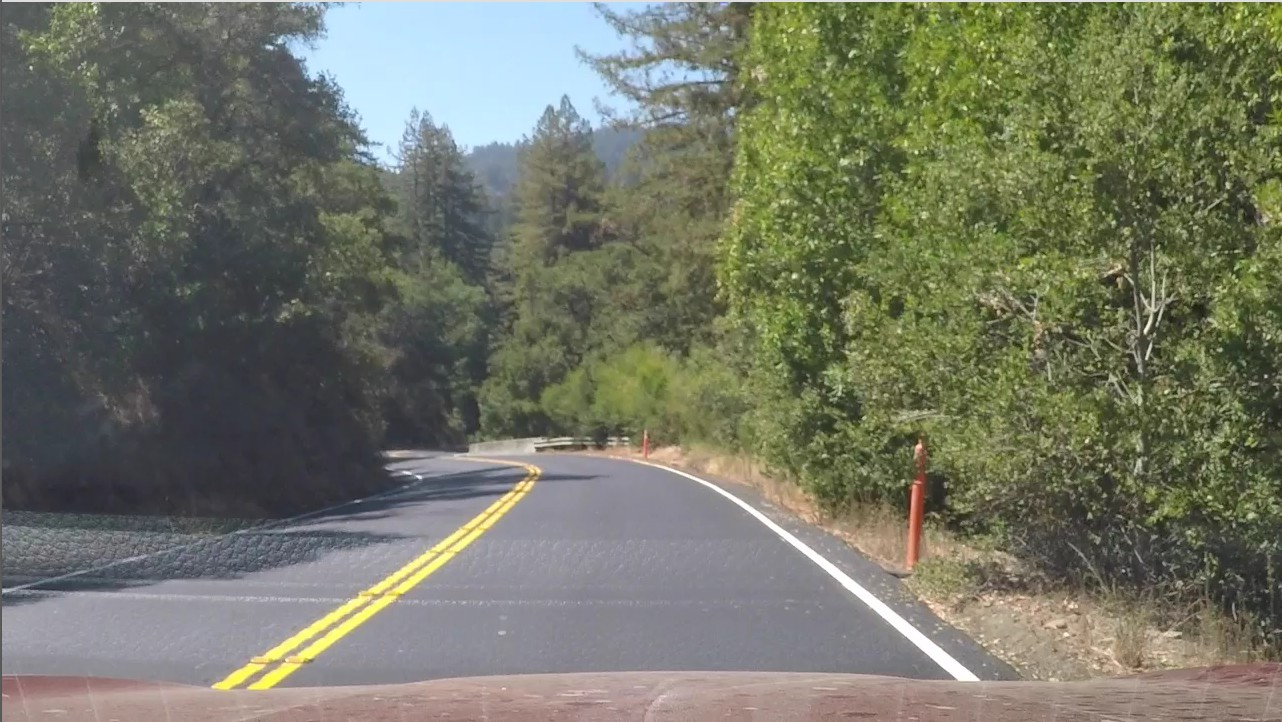
#> input picture test1.jpg, 1282 x 722 px
$ python -i pipeline.py   (imports and definitions only)
#> lines starting #> are read from the running program, lines starting #| are printed output that depends on the picture
import ImageProcessing.process as proc
import cv2
import numpy as np
import pickle

# [1 line not run here, left out]
# [1 line that did not run here, left out]
# [1 line that did not run here, left out]

def pipeline(img):
    l_found = r_found = False
    img = proc.undist(img, mtx, dist)

    for i in range(2):
        if i == 0:
            # default: fine lines from original image
            combined = proc.thresholding(img, {}, {})[0]
        else:
            # find lines from histogram equalized image
            combined = proc.thresholding(np.dstack([cv2.equalizeHist(img[:,:,0]),
                                                cv2.equalizeHist(img[:,:,1]),
                                                cv2.equalizeHist(img[:,:,2])]), {}, {'b_chn_thresh':(135, 255)})[0]
        try:
            warped = cv2.warpPerspective(combined, pipeline.M, pipeline.img_size, flags=cv2.INTER_LINEAR)

        except AttributeError:
            h, w = img.shape[0], img.shape[1]
            pipeline.img_size = (w, h)

            src_pts = np.array([[1.7 * w // 10, h], [8.7 * w // 10, h], [5.75 * w // 10, h - h // 3],
                                [4.33 * w // 10, h - h // 3]])
            dst_pts = np.array([[2 * w // 10, h], [8 * w // 10, h], [8 * w // 10, h // 2],
                                [2 * w // 10, h // 2]])

            warped, M, Minv = proc.perspective_transform(combined, src_pts, dst_pts)
            pipeline.M = M
            pipeline.Minv = Minv

            pipeline.left_lane = proc.Line(sample_window=5, margin=100)
            pipeline.right_lane = proc.Line(sample_window=5, margin=100)

        if pipeline.left_lane.detected and pipeline.right_lane.detected and \
            len(pipeline.left_lane.recent_x_fitted) != 0 and len(pipeline.right_lane.recent_x_fitted) != 0:
            warped[(pipeline.left_lane.mask(img) != 1) & (pipeline.right_lane.mask(img) != 1)] = 0

        if pipeline.left_lane.detected and pipeline.right_lane.detected:
            y_pts = np.linspace(0, pipeline.img_size[1]-1, pipeline.img_size[1])
            left_pts = np.c_[pipeline.left_lane.current_x_fitted, y_pts].astype(np.int32)
            right_pts = np.c_[pipeline.right_lane.current_x_fitted, y_pts].astype(np.int32)

            warped = cv2.polylines(warped, [left_pts.reshape((-1,1,2))], isClosed=False, color=(255), thickness=2)
            warped = cv2.polylines(warped, [right_pts.reshape((-1,1,2))], isClosed=False, color=(255), thickness=2)

        return_vars, outimg = proc.scan_find_lane(warped, margin = 120)

        if return_vars['left_found']:
            if len(pipeline.left_lane.recent_x_fitted) == 0 or \
                    pipeline.left_lane.sanity_check(return_vars['left_fit_x']):
                l_found = True

        elif i == 1:
            pipeline.left_lane.detected = False

        if return_vars['right_found']:
            if len(pipeline.right_lane.recent_x_fitted) == 0 or \
                    pipeline.right_lane.sanity_check(return_vars['right_fit_x']):
                r_found = True

        elif i == 1:
            pipeline.right_lane.detected = False

        if l_found and r_found:
            poly_out = proc.drawPoly(img, return_vars['left_fit_x'], return_vars['fit_y'],
                                     return_vars['right_fit_x'], return_vars['fit_y'], M=pipeline.Minv)
            out = proc.addText(poly_out, return_vars['left_curverad'], return_vars['right_curverad'],
                               return_vars['center_loc'], M=pipeline.Minv)

            pipeline.left_lane.update(True, return_vars['left_fit_x'], return_vars['left_fit_eq'],
                                      return_vars['left_curverad'])
            pipeline.right_lane.update(True, return_vars['right_fit_x'], return_vars['right_fit_eq'],
                                       return_vars['right_curverad'])
            out = cv2.resize(out,None,fx=0.66, fy=0.66, interpolation = cv2.INTER_AREA)
            return out
        elif i == 1:
            y_pts = np.linspace(0, pipeline.img_size[1]-1, pipeline.img_size[1])
            xm_per_pix = 3.7 / (pipeline.right_lane.current_x_fitted[-1] -
                                pipeline.left_lane.current_x_fitted[-1])
            center_loc = (-(pipeline.right_lane.current_x_fitted[-1]
                        + pipeline.left_lane.current_x_fitted[-1]) // 2 + img.shape[1] // 2) * xm_per_pix
            poly_out = proc.drawPoly(img, pipeline.left_lane.current_x_fitted, y_pts,
                                     pipeline.right_lane.current_x_fitted, y_pts, M=pipeline.Minv)
            out = proc.addText(poly_out, pipeline.left_lane.radius_of_curvature, pipeline.right_lane.radius_of_curvature,
                               center_loc, M=pipeline.Minv)
            out = cv2.resize(out,None,fx=0.66, fy=0.66, interpolation = cv2.INTER_AREA)
    return out

>>> import cv2
>>> picture = cv2.imread('../test1.jpg', cv2.IMREAD_GRAYSCALE)
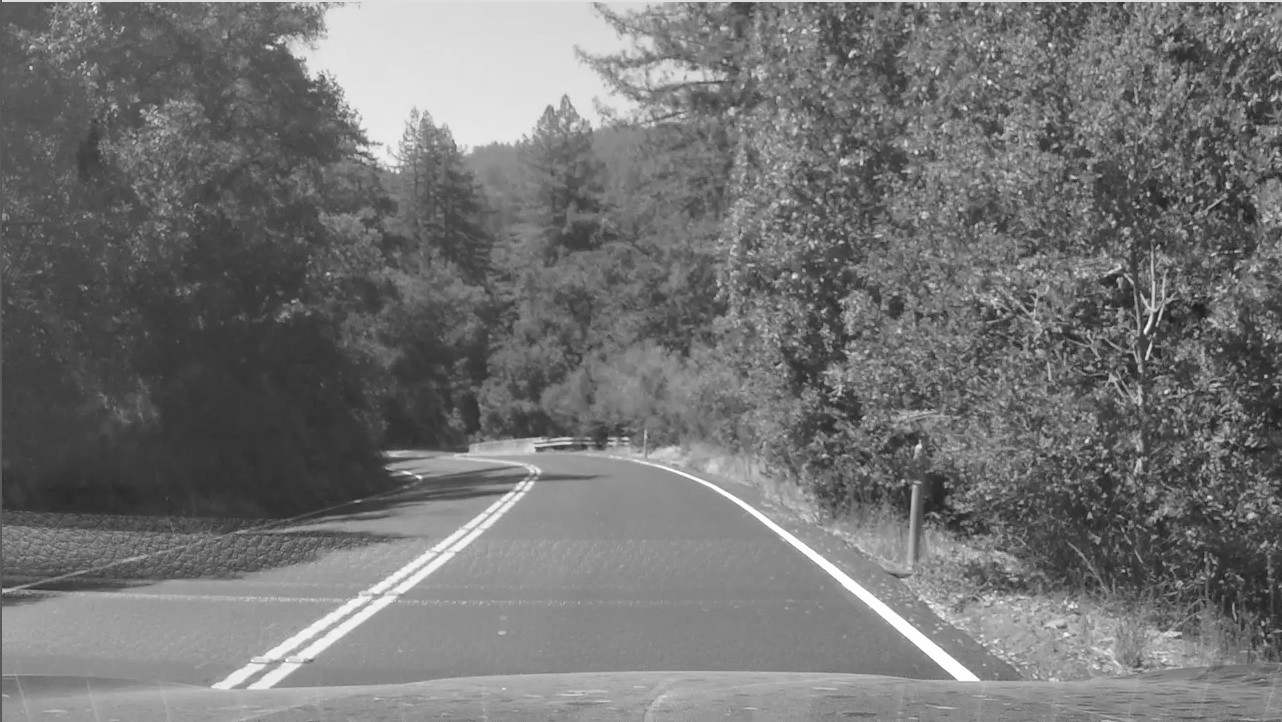
#> picture: shape (722, 1282); min 22, max 255, mean 115.5
#> (the run stopped early here; a loop or call above may not have finished)

$ run again, on test3.jpg
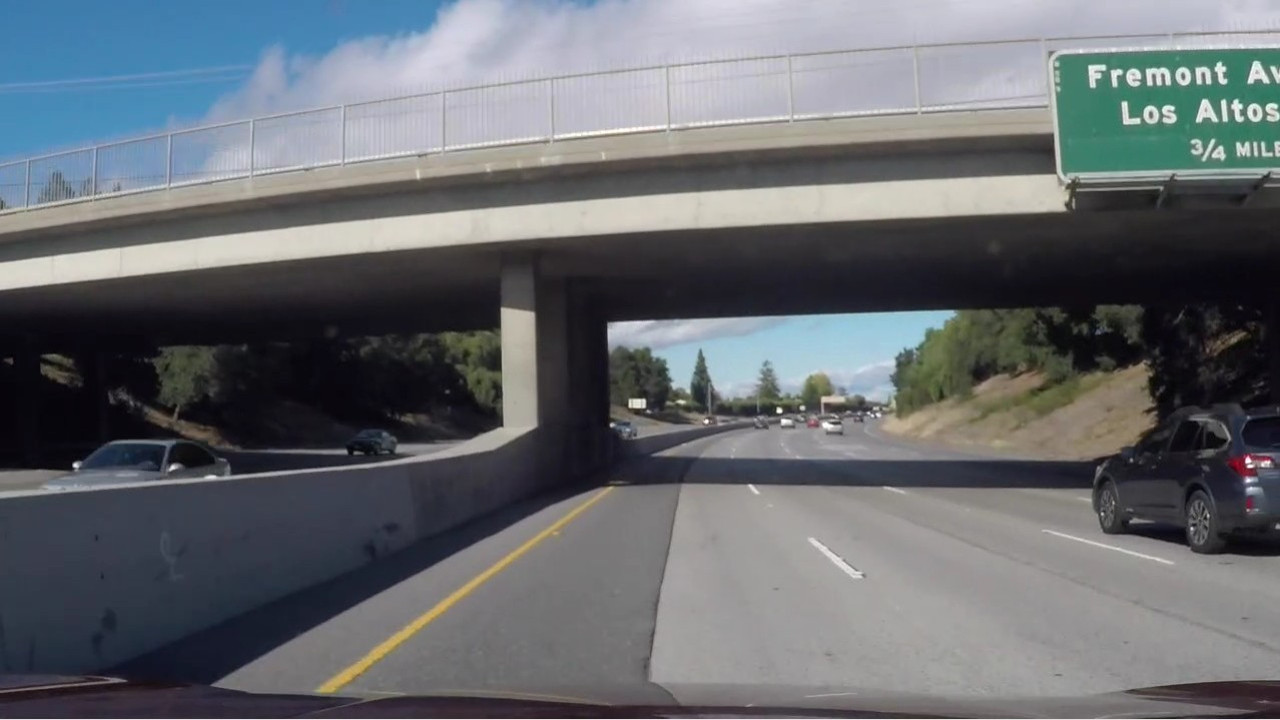
#> input picture test3.jpg, 1280 x 720 px
#> `picture = cv2.imread('../test1.jpg', cv2.IMREAD_GRAYSCALE)`:
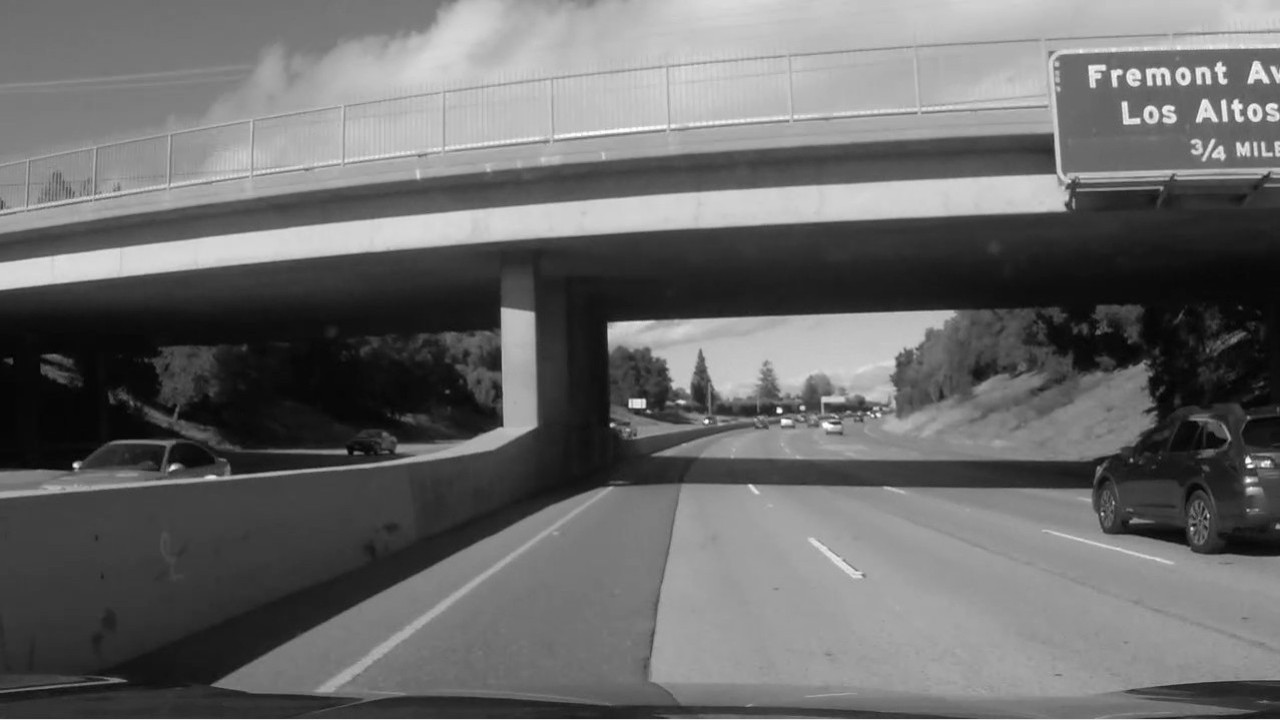
#> picture: shape (720, 1280); min 0, max 255, mean 106.1

$ run again, on test4.jpg
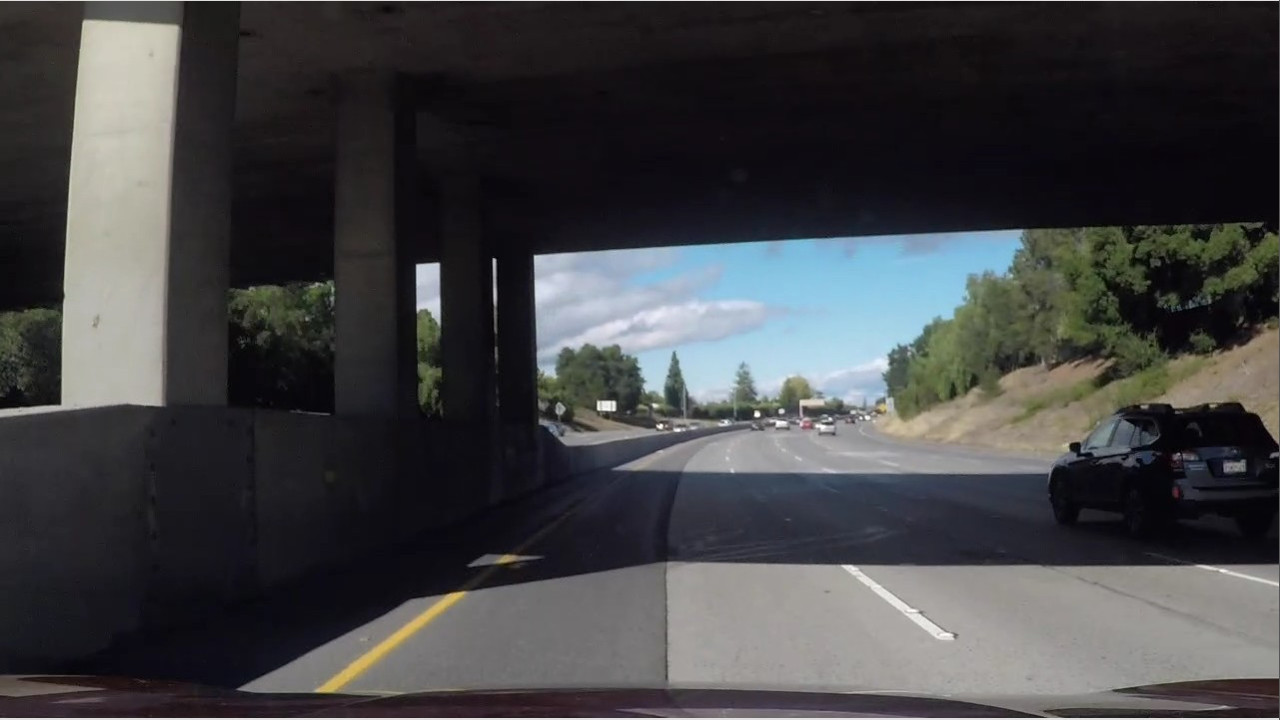
#> input picture test4.jpg, 1280 x 720 px
#> `picture = cv2.imread('../test1.jpg', cv2.IMREAD_GRAYSCALE)`:
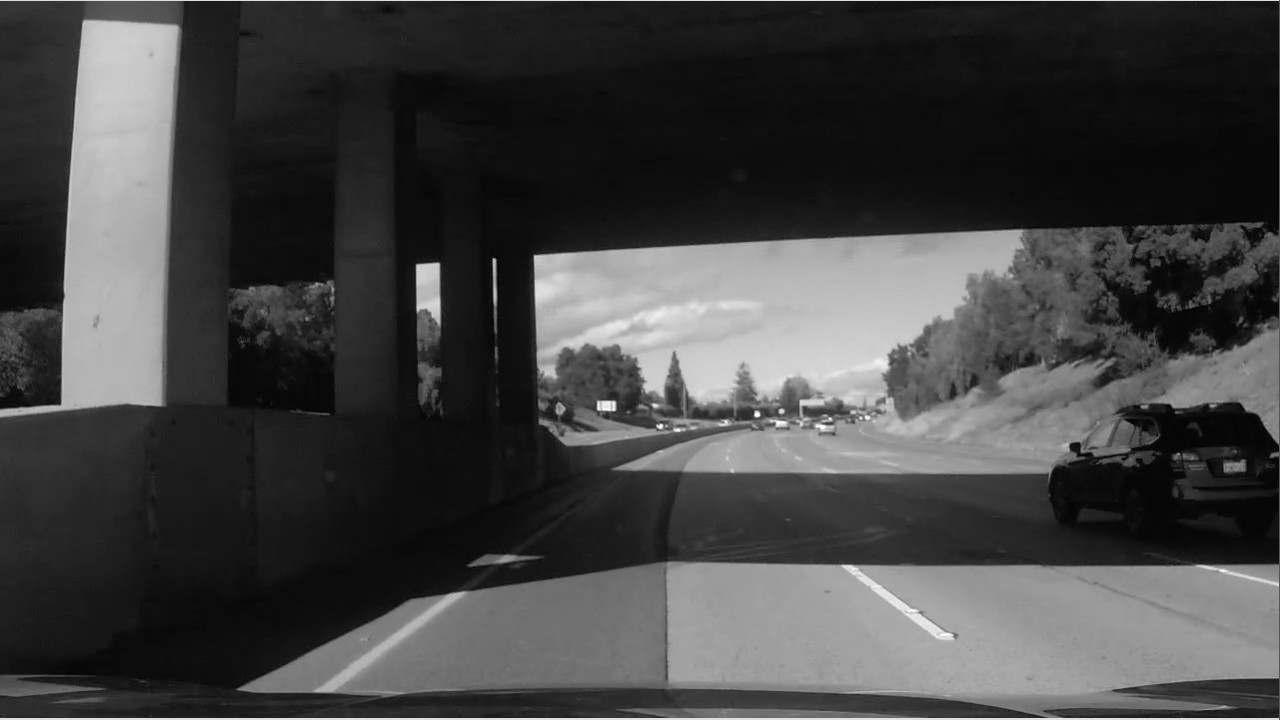
#> picture: shape (720, 1280); min 0, max 255, mean 67.4

$ run again, on test5.jpg
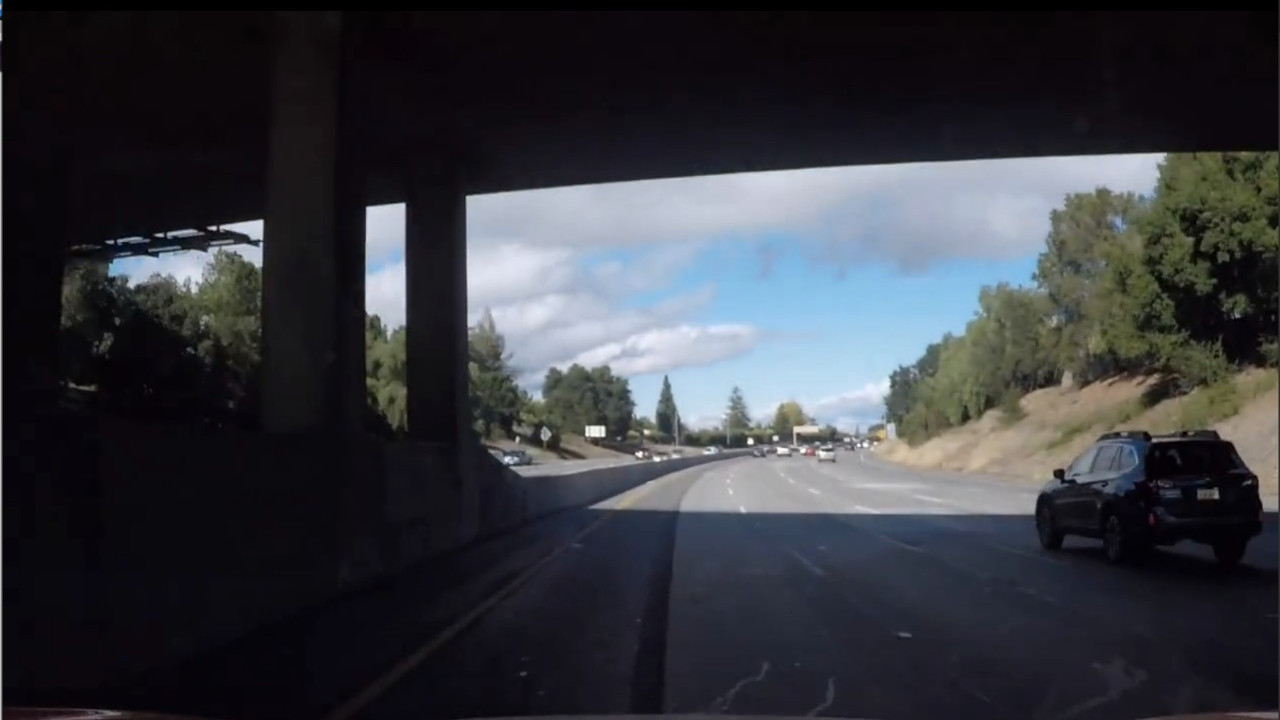
#> input picture test5.jpg, 1280 x 720 px
#> `picture = cv2.imread('../test1.jpg', cv2.IMREAD_GRAYSCALE)`:
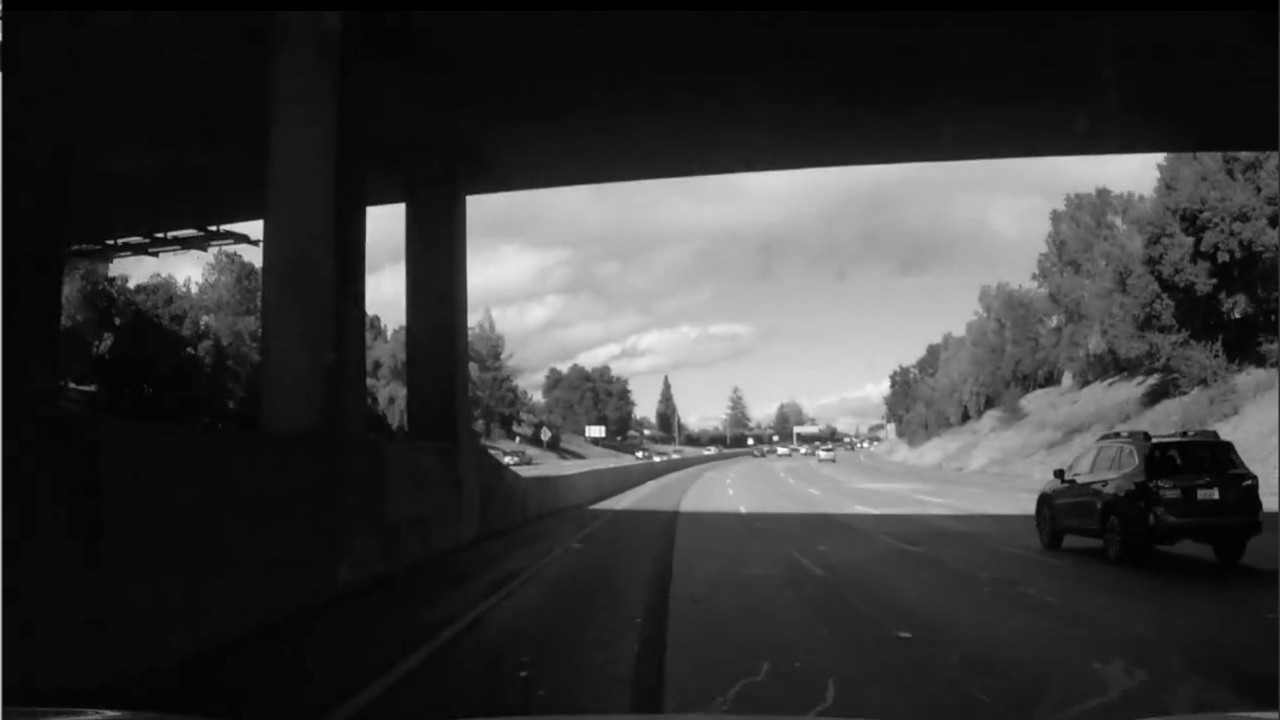
#> picture: shape (720, 1280); min 0, max 255, mean 56.8
